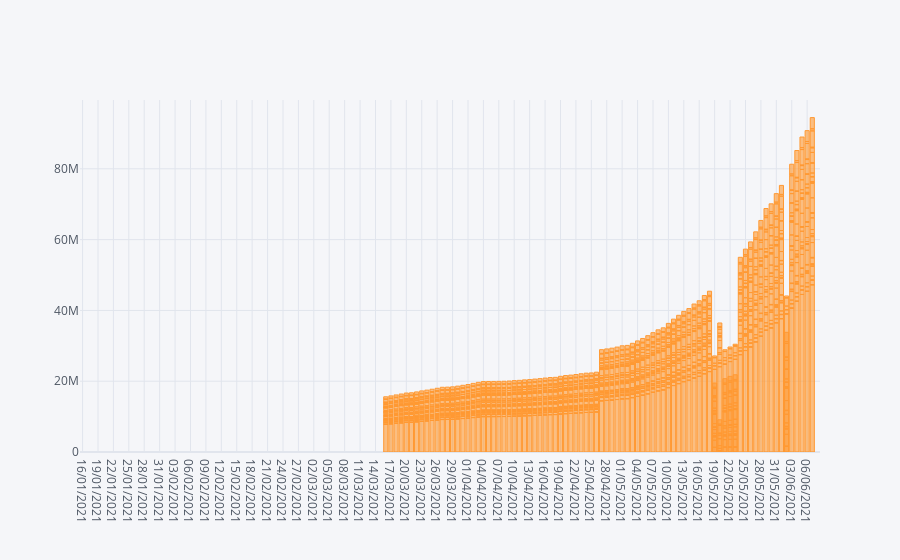

Write notebook code for a chart like this one.
### Code cell
df_vaccine.iplot(kind='bar',x='Updated On',y='18-45 years (Age)')

### Figure 1 — Plotly figure (JSON) as saved in the notebook; plotly's stock layout.template omitted (floating-point values rounded to 4 significant figures; data arrays with more than 128 entries replaced by an {"elided": "..."} marker saying what was removed)
{"data": [{"marker": {"color": "rgba(255, 153, 51, 0.6)", "line": {"color": "rgba(255, 153, 51, 1.0)", "width": 1}}, "name": "18-45 years (Age)", "orientation": "v", "text": "", "type": "bar", "x": {"elided": "5328 str values"}, "y": {"elided": "5328 mixed values"}}], "layout": {"legend": {"bgcolor": "#F5F6F9", "font": {"color": "#4D5663"}}, "paper_bgcolor": "#F5F6F9", "plot_bgcolor": "#F5F6F9", "title": {"font": {"color": "#4D5663"}}, "xaxis": {"gridcolor": "#E1E5ED", "showgrid": true, "tickfont": {"color": "#4D5663"}, "title": {"font": {"color": "#4D5663"}, "text": ""}, "zerolinecolor": "#E1E5ED", "type": "category", "range": [-0.5, 143.5], "autorange": true}, "yaxis": {"gridcolor": "#E1E5ED", "showgrid": true, "tickfont": {"color": "#4D5663"}, "title": {"font": {"color": "#4D5663"}, "text": ""}, "zerolinecolor": "#E1E5ED", "type": "linear", "range": [0, 99440000.0], "autorange": true}, "autosize": true}}
